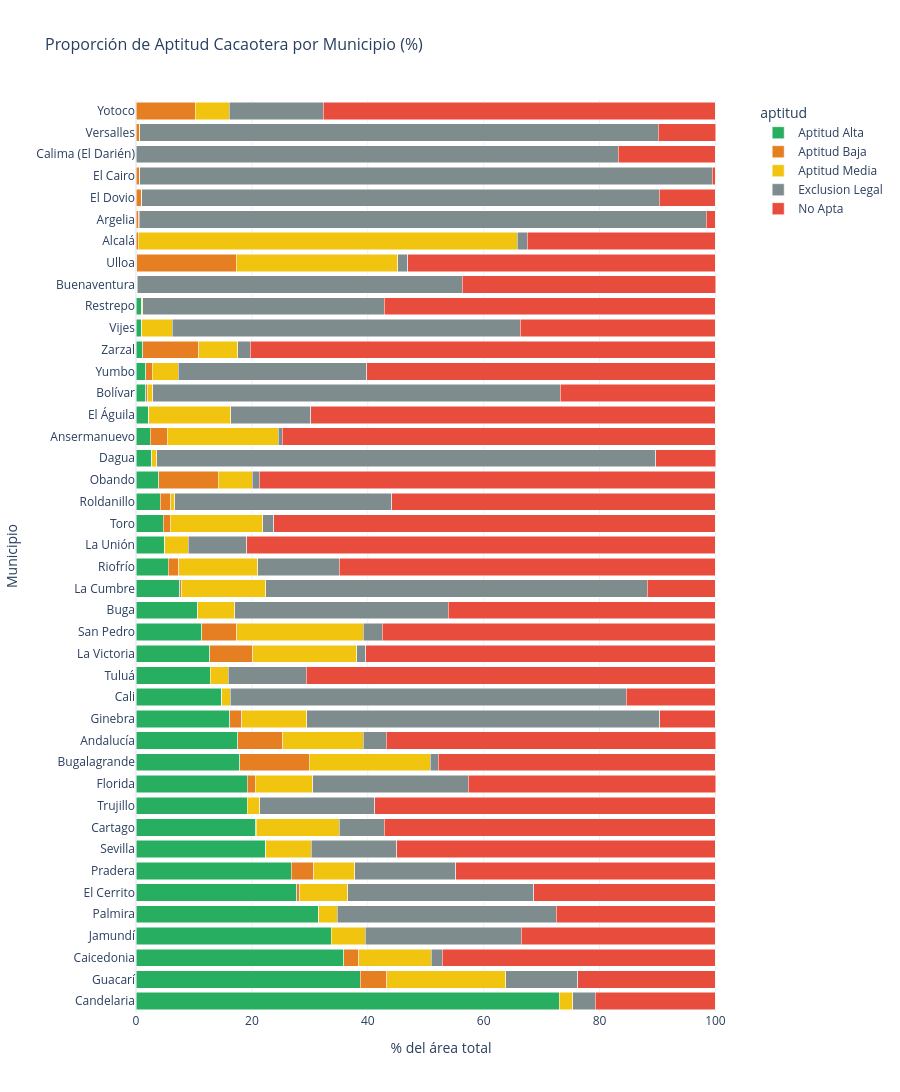

Notebook code for this chart:
### Code cell
# Stacked bar chart interactivo (porcentajes)
pct_cols = [c for c in df_muni.columns if c.startswith('pct_')]

if pct_cols:
    df_pct = df_muni[['municipio'] + pct_cols].copy()
    df_pct = df_pct.sort_values(pct_cols[0] if pct_cols else 'municipio', ascending=False)
    
    # Reshape for plotly
    df_melted = df_pct.melt(id_vars='municipio', var_name='aptitud_pct', value_name='porcentaje')
    df_melted['aptitud'] = df_melted['aptitud_pct'].str.replace('pct_', '').str.replace('_', ' ').str.title()
    
    color_map = {}
    for apt_key, apt_color in APTITUD_COLORS.items():
        for melted_apt in df_melted['aptitud'].unique():
            if apt_key.lower().replace('ó', 'o') in melted_apt.lower().replace('ó', 'o'):
                color_map[melted_apt] = apt_color
    
    fig = px.bar(df_melted, x='porcentaje', y='municipio', color='aptitud',
                 orientation='h', barmode='stack',
                 color_discrete_map=color_map,
                 title='Proporción de Aptitud Cacaotera por Municipio (%)',
                 labels={'porcentaje': '% del área total', 'municipio': 'Municipio'},
                 template='plotly_white', height=max(400, len(df_muni) * 35))
    fig.update_layout(font=dict(size=12), title_font_size=16)
    fig.show()

### Figure 1 — Plotly figure (JSON) as saved in the notebook; plotly's stock layout.template omitted (floating-point values rounded to 4 significant figures)
{"data": [{"hovertemplate": "aptitud=Aptitud Alta<br>% del área total=%{x}<br>Municipio=%{y}<extra></extra>", "legendgroup": "Aptitud Alta", "marker": {"color": "#27AE60", "pattern": {"shape": ""}}, "name": "Aptitud Alta", "orientation": "h", "showlegend": true, "textposition": "auto", "type": "bar", "x": [73.03, 38.66, 35.87, 33.7, 31.49, 27.71, 26.78, 22.38, 20.7, 19.2, 19.2, 17.87, 17.58, 16.19, 14.77, 12.8, 12.75, 11.31, 10.61, 7.55, 5.53, 4.92, 4.72, 4.19, 3.92, 2.72, 2.46, 2.21, 1.71, 1.68, 1.19, 0.95, 0.9, 0.17, 0.1, 0.0, 0.0, 0.0, 0.0, 0.0, 0.0, 0.0], "xaxis": "x", "y": ["Candelaria", "Guacarí", "Caicedonia", "Jamundí", "Palmira", "El Cerrito", "Pradera", "Sevilla", "Cartago", "Trujillo", "Florida", "Bugalagrande", "Andalucía", "Ginebra", "Cali", "Tuluá", "La Victoria", "San Pedro", "Buga", "La Cumbre", "Riofrío", "La Unión", "Toro", "Roldanillo", "Obando", "Dagua", "Ansermanuevo", "El Águila", "Bolívar", "Yumbo", "Zarzal", "Vijes", "Restrepo", "Buenaventura", "Ulloa", "Alcalá", "Argelia", "El Dovio", "El Cairo", "Calima (El Darién)", "Versalles", "Yotoco"], "yaxis": "y"}, {"hovertemplate": "aptitud=Aptitud Baja<br>% del área total=%{x}<br>Municipio=%{y}<extra></extra>", "legendgroup": "Aptitud Baja", "marker": {"color": "#E67E22", "pattern": {"shape": ""}}, "name": "Aptitud Baja", "orientation": "h", "showlegend": true, "textposition": "auto", "type": "bar", "x": [0.0, 4.59, 2.58, 0.01, 0.01, 0.54, 3.93, 0.01, 0.01, 0.01, 1.36, 12.02, 7.76, 2.04, 0.0, 0.0, 7.37, 6.09, 0.01, 0.31, 1.87, 0.03, 1.19, 1.83, 10.24, 0.0, 2.97, 0.0, 0.28, 1.16, 9.64, 0.0, 0.13, 0.0, 17.21, 0.43, 0.48, 0.96, 0.61, 0.01, 0.52, 10.2], "xaxis": "x", "y": ["Candelaria", "Guacarí", "Caicedonia", "Jamundí", "Palmira", "El Cerrito", "Pradera", "Sevilla", "Cartago", "Trujillo", "Florida", "Bugalagrande", "Andalucía", "Ginebra", "Cali", "Tuluá", "La Victoria", "San Pedro", "Buga", "La Cumbre", "Riofrío", "La Unión", "Toro", "Roldanillo", "Obando", "Dagua", "Ansermanuevo", "El Águila", "Bolívar", "Yumbo", "Zarzal", "Vijes", "Restrepo", "Buenaventura", "Ulloa", "Alcalá", "Argelia", "El Dovio", "El Cairo", "Calima (El Darién)", "Versalles", "Yotoco"], "yaxis": "y"}, {"hovertemplate": "aptitud=Aptitud Media<br>% del área total=%{x}<br>Municipio=%{y}<extra></extra>", "legendgroup": "Aptitud Media", "marker": {"color": "#F1C40F", "pattern": {"shape": ""}}, "name": "Aptitud Media", "orientation": "h", "showlegend": true, "textposition": "auto", "type": "bar", "x": [2.38, 20.57, 12.52, 5.85, 3.21, 8.27, 7.07, 7.86, 14.37, 2.16, 9.95, 20.92, 13.89, 11.26, 1.49, 3.09, 17.97, 21.82, 6.38, 14.54, 13.6, 4.05, 16.0, 0.67, 5.91, 0.84, 19.16, 14.11, 0.9, 4.42, 6.77, 5.28, 0.11, 0.04, 27.83, 65.4, 0.04, 0.0, 0.0, 0.02, 0.11, 5.87], "xaxis": "x", "y": ["Candelaria", "Guacarí", "Caicedonia", "Jamundí", "Palmira", "El Cerrito", "Pradera", "Sevilla", "Cartago", "Trujillo", "Florida", "Bugalagrande", "Andalucía", "Ginebra", "Cali", "Tuluá", "La Victoria", "San Pedro", "Buga", "La Cumbre", "Riofrío", "La Unión", "Toro", "Roldanillo", "Obando", "Dagua", "Ansermanuevo", "El Águila", "Bolívar", "Yumbo", "Zarzal", "Vijes", "Restrepo", "Buenaventura", "Ulloa", "Alcalá", "Argelia", "El Dovio", "El Cairo", "Calima (El Darién)", "Versalles", "Yotoco"], "yaxis": "y"}, {"hovertemplate": "aptitud=Exclusion Legal<br>% del área total=%{x}<br>Municipio=%{y}<extra></extra>", "legendgroup": "Exclusion Legal", "marker": {"color": "#7F8C8D", "pattern": {"shape": ""}}, "name": "Exclusion Legal", "orientation": "h", "showlegend": true, "textposition": "auto", "type": "bar", "x": [3.81, 12.43, 1.91, 26.95, 37.8, 32.14, 17.43, 14.77, 7.73, 19.84, 26.84, 1.31, 3.92, 60.9, 68.34, 13.5, 1.58, 3.32, 36.9, 65.87, 14.08, 10.14, 1.9, 37.41, 1.2, 86.18, 0.65, 13.81, 70.36, 32.59, 2.08, 60.09, 41.72, 56.11, 1.78, 1.73, 97.89, 89.31, 98.88, 83.23, 89.52, 16.21], "xaxis": "x", "y": ["Candelaria", "Guacarí", "Caicedonia", "Jamundí", "Palmira", "El Cerrito", "Pradera", "Sevilla", "Cartago", "Trujillo", "Florida", "Bugalagrande", "Andalucía", "Ginebra", "Cali", "Tuluá", "La Victoria", "San Pedro", "Buga", "La Cumbre", "Riofrío", "La Unión", "Toro", "Roldanillo", "Obando", "Dagua", "Ansermanuevo", "El Águila", "Bolívar", "Yumbo", "Zarzal", "Vijes", "Restrepo", "Buenaventura", "Ulloa", "Alcalá", "Argelia", "El Dovio", "El Cairo", "Calima (El Darién)", "Versalles", "Yotoco"], "yaxis": "y"}, {"hovertemplate": "aptitud=No Apta<br>% del área total=%{x}<br>Municipio=%{y}<extra></extra>", "legendgroup": "No Apta", "marker": {"color": "#E74C3C", "pattern": {"shape": ""}}, "name": "No Apta", "orientation": "h", "showlegend": true, "textposition": "auto", "type": "bar", "x": [20.77, 23.75, 47.12, 33.49, 27.49, 31.34, 44.79, 54.98, 57.18, 58.79, 42.66, 47.87, 56.86, 9.61, 15.4, 70.6, 60.33, 57.46, 46.09, 11.72, 64.92, 80.86, 76.19, 55.9, 78.73, 10.27, 74.76, 69.86, 26.74, 60.14, 80.32, 33.68, 57.14, 43.69, 53.08, 32.44, 1.59, 9.73, 0.5, 16.73, 9.86, 67.71], "xaxis": "x", "y": ["Candelaria", "Guacarí", "Caicedonia", "Jamundí", "Palmira", "El Cerrito", "Pradera", "Sevilla", "Cartago", "Trujillo", "Florida", "Bugalagrande", "Andalucía", "Ginebra", "Cali", "Tuluá", "La Victoria", "San Pedro", "Buga", "La Cumbre", "Riofrío", "La Unión", "Toro", "Roldanillo", "Obando", "Dagua", "Ansermanuevo", "El Águila", "Bolívar", "Yumbo", "Zarzal", "Vijes", "Restrepo", "Buenaventura", "Ulloa", "Alcalá", "Argelia", "El Dovio", "El Cairo", "Calima (El Darién)", "Versalles", "Yotoco"], "yaxis": "y"}], "layout": {"barmode": "stack", "font": {"size": 12}, "height": 1470, "legend": {"title": {"text": "aptitud"}, "tracegroupgap": 0}, "title": {"font": {"size": 16}, "text": "Proporción de Aptitud Cacaotera por Municipio (%)"}, "xaxis": {"anchor": "y", "domain": [0, 1], "title": {"text": "% del área total"}}, "yaxis": {"anchor": "x", "domain": [0, 1], "title": {"text": "Municipio"}}}}
